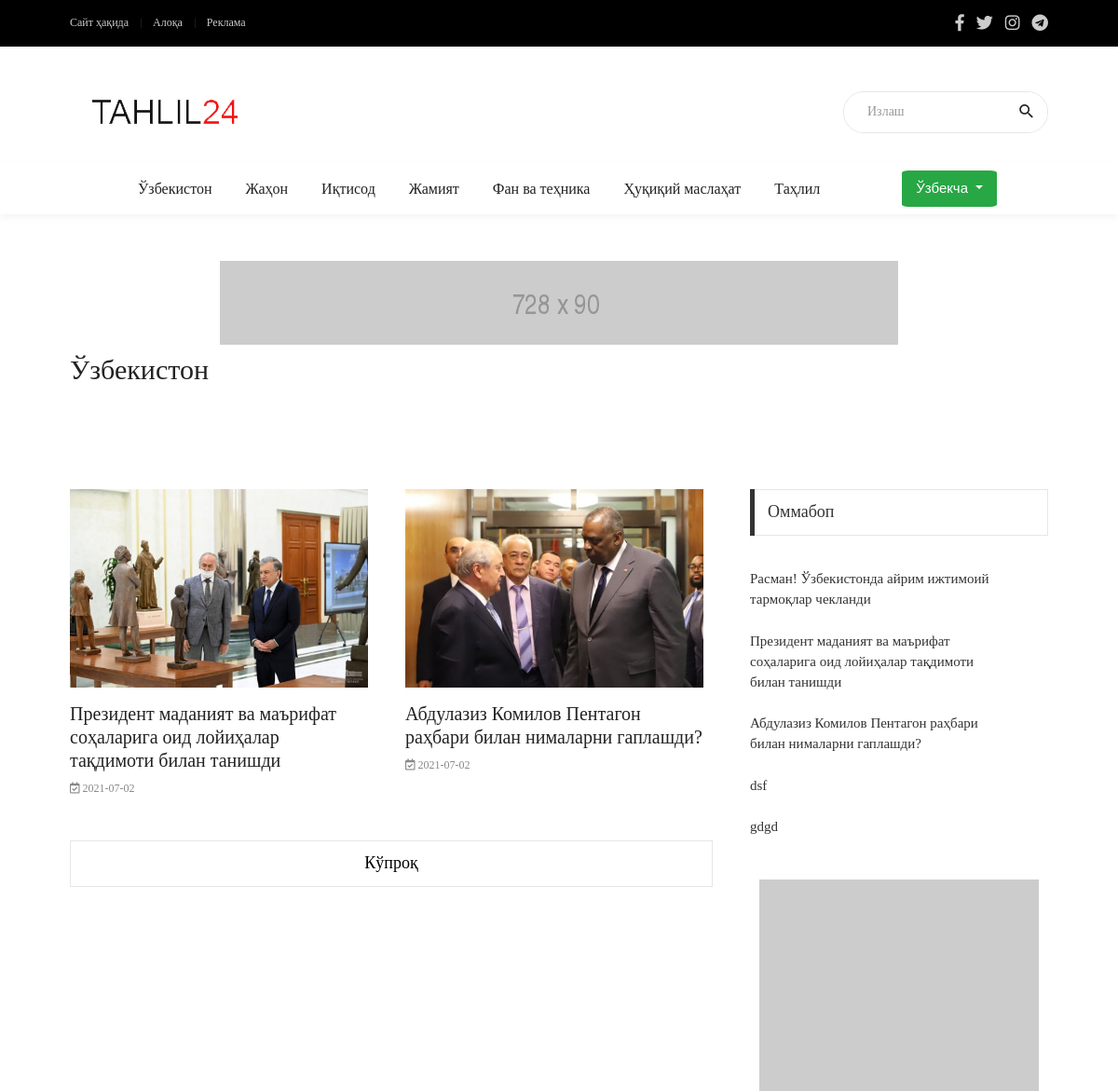
The page /category/2/ (upper part) on the database as committed earlier.
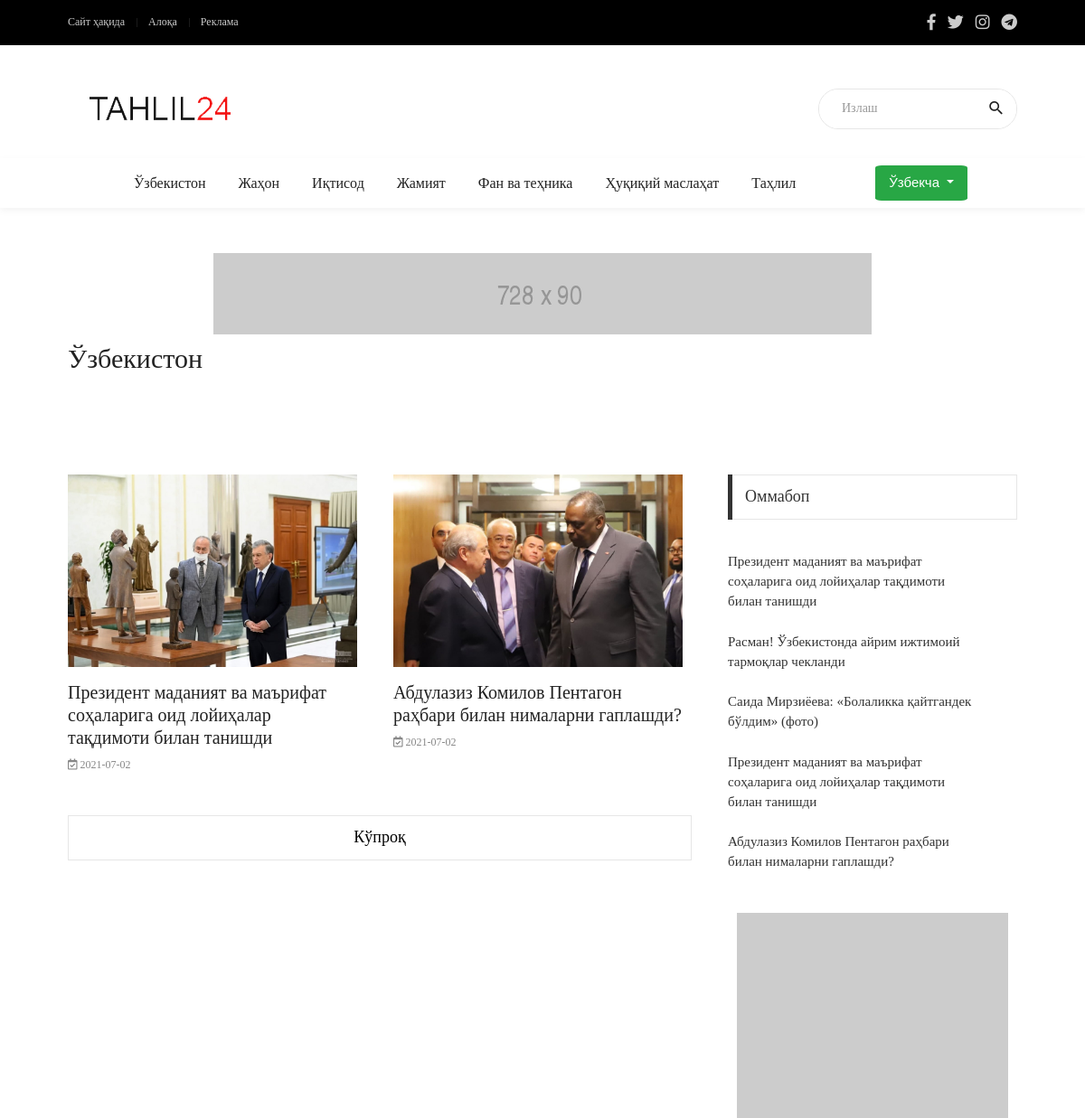
The same page on the database as committed later.
### post/models.py (models this page shows, shortened)
class Posts(models.Model):
    user = models.ForeignKey(User,verbose_name='Muallif', on_delete=models.CASCADE)
    category = models.ForeignKey(Category,verbose_name='Xabar turi',
                                 on_delete=models.CASCADE)
    title = models.CharField(verbose_name='Xabar nomi',
                             max_length=255)
    image = models.ImageField(verbose_name='Asosiy rasim')
    content_mini = models.CharField(verbose_name='Xabardan kichik parcha', max_length=350)
    content = RichTextUploadingField(verbose_name='Xabar')
    views_post = models.ManyToManyField(IpModel, related_name='post_view', blank=True)
    add_time = models.DateField(verbose_name='Add post',
                                    auto_now_add=True)
    time_post = models.TimeField(auto_now_add=True)
    tags_new = TaggableManager()
    post_type = models.CharField(verbose_name="Post Turi", choices=POST_CHOICES, max_length=10 ,default='Default', null=True, blank=True)
    class Meta:
        verbose_name = 'Post'
        verbose_name_plural='Posts'
        ordering = ['-title']

class Category(models.Model):
    title = models.CharField(verbose_name='Category', max_length=255)
    class Meta:
        verbose_name = 'Category'
        verbose_name_plural = 'Categorys'
    def __str__(self):
        return self.title

### post/views.py (the view)
# urls.py: path('category/<int:pk>/', CategoryVeiw.as_view(), name='category'),
class CategoryVeiw(TemplateView):
    template_name = 'category.html'
    def get_context_data(self, **kwargs):
        id_c = self.kwargs['pk']
        actual_post = Posts.objects.all().order_by('-views_post')[0:5]
        context = super(CategoryVeiw, self).get_context_data(**kwargs)
        filter_category = Posts.objects.filter(category__id=id_c).order_by('id')[:2]
        context['actual'] = actual_post
        context['filter_category'] = filter_category
        context['category_id'] = id_c
        return context

### frontend/templates/category.html (shortened to what this page needs)
{% extends 'base.html' %}
{% block content %}
<body class="animsition">
	<div class="container p-t-4 p-b-40">
		<h2 class="f1-l-1 cl2">
			{{ filter_category.0.category}}
		</h2>
	</div>
	<section class="bg0 p-t-70 p-b-55">
		<div class="container">
			<div class="row justify-content-center">
				<div class="col-md-10 col-lg-8 p-b-80">
					<div class="row" id="post_list">
						{% for category in filter_category %}
							{% if forloop.last %}
						<div class="col-sm-6 category p-r-25 p-r-15-sr991 last-post" data-postid="{{ category.id}}">
							{% else %}
						<div class="col-sm-6 category p-r-25 p-r-15-sr991">
							{% endif %}
							<div class="m-b-45">
								<form action="{% url 'blog_detail' category.id %}" method="get" >
									<button class="wrap-pic-w hov1 trans-03" type="submit"><img src="{{ category.image.url }}" alt="IMG"></button>
								</form>
								<div class="p-t-16">
									<h5 class="p-b-5">
										<form action="{% url 'blog_detail' category.id %}" method="get" >
												<button type="submit" class="f1-m-3 cl2 hov-cl10 trans-03" style="text-align:left;">
														{{ category.title|safe }}
												</button>
										</form>
									</h5>
									<span class="cl8">
										<span class="f1-s-3">
											<i class="far fa-calendar-check "></i>&nbsp;{{category.add_time|date:'Y-m-d'}}
										</span>
									</span>
								</div>
							</div>
						</div>
						{% endfor %}
					</div>
					{% if filter_category.count >= 2 %}
				<p class="flex-c-c size-a-13 bo-all-1 bocl11 f1-m-6 cl6 hov-btn1 trans-03" id="load-more"   ><button>Кўпроқ</button> </p>
					{% endif %}
				</div>
				<div class="col-md-10 col-lg-4 p-b-80">
					<div class="p-l-10 p-rl-0-sr991">
						<div class="p-b-23">
							<div class="how2 how2-cl4 flex-s-c">
								<h3 class="f1-m-2 cl3 tab01-title">
									Оммабоп
								</h3>
							</div>
							<ul class="p-t-35">
								{% for post in actual %}
								<li class="flex-wr-sb-s p-b-22">
									<form action="{% url 'blog_detail' post.id %}" method="get" >
											<button type="submit" class="size-w-3 f1-s-7 cl3 hov-cl10 trans-03" style="text-align:left;">
													{{ post.title|safe }}
											</button>
									</form>
								</li>
								{% endfor %}
							</ul>
						</div>
						<div class="flex-c-s p-b-50">
							<a href="#">
								<img class="max-w-full" src="images/banner-02.jpg" alt="IMG">
							</a>
						</div>
					</div>
				</div>
			</div>
		</div>
	</section>
	{% endblock content %}

Rows that differ between the two databases and show on the page:
no longer on this page (row edited): Posts: title "dsf", shown under "Оммабоп"
no longer on this page (row edited): Posts: title "gdgd", shown under "Оммабоп"
now on one of the page's lists (row edited): Posts: title "Президент маданият ва маърифат соҳаларига оид лойиҳалар тақдимоти билан танишди"
changed Posts "Президент маданият ва маърифат соҳаларига оид лойиҳалар тақдимоти билан танишди": moves up the list
added Posts: title "Cаида Мирзиёева: «Болаликка қайтгандек бўлдим» (фото)", shown under "Оммабоп"
